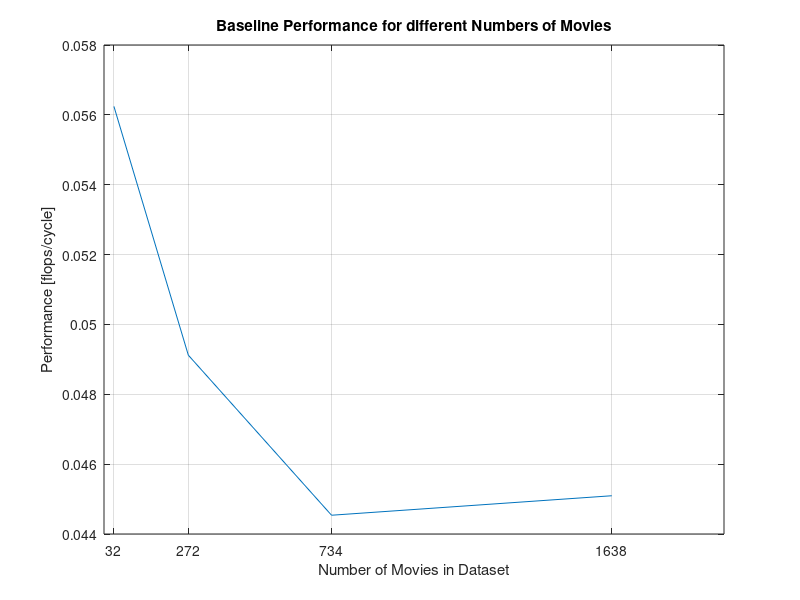

Here is the MATLAB script that generated this plot:
%% All measurements are for B003 (Baseline)
data_points = [];

%% Performance Analysis 100k full
num_cycles = 377602017046; % CPU_CLK_UNHALTED.REF_TSC
num_messages = 537756;
% number of flops = FP_COMP_OPS_EXE.SSE_SCALAR_DOUBLE +
%                   FP_COMP_OPS_EXE.SSE_SCALAR_SINGLE + 
%                   FP_COMP_OPS_EXE.X87
num_flops = 14364021546 + 0 + 2664003996;
runtime = 114.685; % seconds
bandwidth_sec = 1.156; % GB/s

flops_cycle = num_flops/num_cycles;
data_points = [data_points; 1638, flops_cycle];

%% Performance Analysis u1
num_cycles = 351542527313; % CPU_CLK_UNHALTED.REF_TSC
num_messages = 442075;
% number of flops = FP_COMP_OPS_EXE.SSE_SCALAR_DOUBLE +
%                   FP_COMP_OPS_EXE.SSE_SCALAR_SINGLE + 
%                   FP_COMP_OPS_EXE.X87
num_flops = 13794020691 + 0 + 2364003546;
runtime = 106.770; % seconds
bandwidth_sec = 1.411; % GB/s

flops_cycle = num_flops/num_cycles;
% do not include in plot since it's basically the same as 100k
% data_points = [data_points; 1683, flops_cycle];

%% Performance Analysis [dataset user 405] 734 movies, user 405
num_cycles = 234140351210; % CPU_CLK_UNHALTED.REF_TSC
num_messages = 330576;
% number of flops = FP_COMP_OPS_EXE.SSE_SCALAR_DOUBLE +
%                   FP_COMP_OPS_EXE.SSE_SCALAR_SINGLE + 
%                   FP_COMP_OPS_EXE.X87
num_flops = 8928013392 + 0 + 1500002250;
runtime = 71.113; % seconds
bandwidth_sec = 1.153; % GB/s

flops_cycle = num_flops/num_cycles;
data_points = [data_points; 734, flops_cycle];

%% Performance Analysis [dataset 512] 272 movies, user 1-10
num_cycles = 1553744330613; % CPU_CLK_UNHALTED.REF_TSC
num_messages = 2000409;
% number of flops = FP_COMP_OPS_EXE.SSE_SCALAR_DOUBLE +
%                   FP_COMP_OPS_EXE.SSE_SCALAR_SINGLE + 
%                   FP_COMP_OPS_EXE.X87
num_flops = 66078099117 + 0 + 10242015363;
runtime = 471.622; % seconds
bandwidth_sec = 0.988; % GB/s

flops_cycle = num_flops/num_cycles;
data_points = [data_points; 272, flops_cycle];

%% Performance Analysis 32 movies, user 1-10
num_cycles = 72650108975; % CPU_CLK_UNHALTED.REF_TSC
num_messages = 163805;
% number of flops = FP_COMP_OPS_EXE.SSE_SCALAR_DOUBLE +
%                   FP_COMP_OPS_EXE.SSE_SCALAR_SINGLE + 
%                   FP_COMP_OPS_EXE.X87
num_flops = 3708005562 + 0 + 378000567;
runtime = 22.065; % seconds
bandwidth_sec = 0.567; % GB/s

flops_cycle = num_flops/num_cycles;
data_points = [data_points; 32, flops_cycle];
%% Plotting
plot(data_points(:,1), data_points(:,2));
hold on; grid on;

title('Baseline Performance for different Numbers of Movies');
xlabel('Number of Movies in Dataset')
ylabel('Performance [flops/cycle]')

set(gca,'XTick',[32, 272, 734, 1638]);
print(gcf, '-r150', 'performance_baseline.png', '-dpng');
